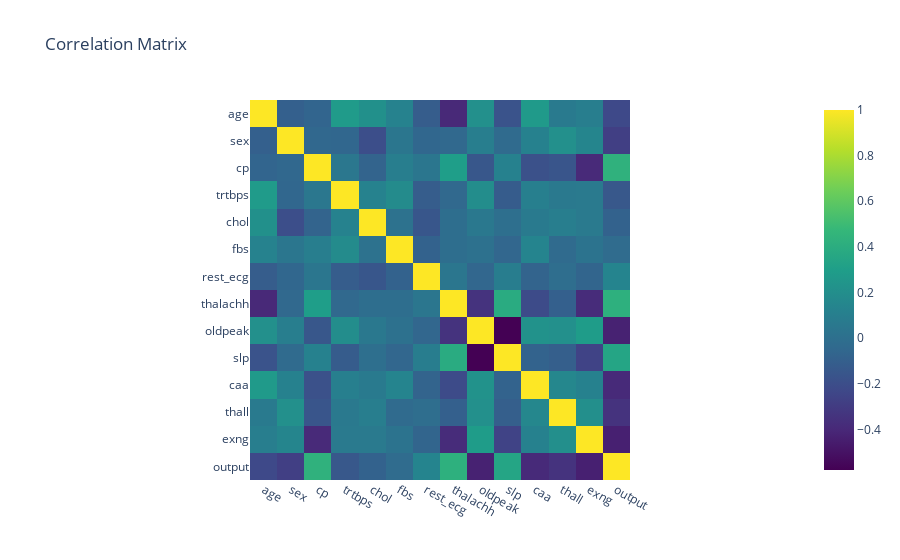

Notebook source saved alongside this figure:
### Code cell
# imports
import csv
import os
import pandas as pd
import numpy as np
import seaborn as sns
import warnings
import matplotlib
import matplotlib.pyplot as plt
import plotly
import plotly.express as px
from sklearn import preprocessing
from sklearn.preprocessing import LabelEncoder
from sklearn.preprocessing import StandardScaler 
from sklearn.model_selection import train_test_split
from sklearn.model_selection import GridSearchCV
from sklearn.metrics import accuracy_score
from sklearn.ensemble import RandomForestRegressor
from sklearn.ensemble import RandomForestClassifier
from sklearn.svm import SVC
import requests
warnings.filterwarnings("ignore")


# Load the data & various visualizations & checks
heartds = pd.read_csv('https://raw.githubusercontent.com/orionmc/dspp_s2/937d852254a4d186dccfee6be91e48fd885b512f/heart0.csv')

heartds.head()
heartds.info()
heartds[heartds.duplicated()]
heartds.describe()
# heartds.describe().T # matrix rotated 90 degrees

# pick suitable colour for the plot and draw the correlation plot
fig = px.imshow(heartds.corr(),title="Correlation Matrix",color_continuous_scale="viridis")
fig.show()

# Numerical correlation matrix
numeric_corr_matrix = heartds.corr()
print(numeric_corr_matrix.to_string())

# Graph distribution & linearity of the variables
plt.figure(figsize=(15,10))
for i,col in enumerate(heartds.columns[:-2],1):
    plt.subplot(4,3,i)
    plt.title(f"Distribution of {col} Data")
    sns.histplot(heartds[col],kde=True)
    plt.tight_layout()
    plt.plot()

# Numeric & Categorical Variables
numeric_var = ["age", "trtbps", "chol", "thalachh", "oldpeak"]
categoric_var = ["sex", "cp", "fbs", "rest_ecg", "exng", "slp", "caa", "thall", "output"]
numeric_var.append("output")

numeric_axis_name = ["Age of the patient", "Resting Blood Pressure", "Cholestrol", "Max HR", "Oldpeak"]
zipped_list_for_numeric = list(zip(numeric_var, numeric_axis_name))

categoric_axis_name = ["Gender", "Chest Pain Type", "Fasting Blood Sugar", "Resting Electrocardiographic Results",
                       "Exercise Induced Angina", "Slope of the ST Segment", "Number of Major Vessels", "Thall", "Output"]
zipped_list_for_categoric = list(zip(categoric_var, categoric_axis_name))

title_font = {"family": "arial", "color": "darkred", "weight": "bold", "size": 15}
axis_font = {"family": "arial", "color": "darkblue", "weight": "bold", "size": 13}

# Draing graphs for numeric variables
for i,z in zipped_list_for_numeric:
    fig = sns.FacetGrid(heartds[numeric_var], hue = 'output', height = 5, xlim = ((heartds[i].min() - 10), (heartds[i].max() + 10)))
    fig.map(sns.kdeplot, i, shade = True)
    #graph.map(sns.histplot, i, bins=10) # different visualisation if needed
    fig.add_legend()
    
    plt.title(i, fontdict = title_font)
    plt.xlabel(z, fontdict = axis_font)
    plt.ylabel("Density", fontdict = axis_font)
    
    plt.tight_layout()
    plt.show()
# Drawing graphs for categorical variables
for i,z in zipped_list_for_categoric:
    plt.figure(figsize = (8, 5))
    sns.countplot(x = i, data = heartds[categoric_var], hue = "output")
    
    plt.title(i + " - output", fontdict = title_font)
    plt.xlabel(z, fontdict = axis_font)
    plt.ylabel("Output", fontdict = axis_font)
    
    plt.tight_layout()
    plt.show()

# Data Preprocessing
x = heartds.iloc[:, 1:-1].values
y = heartds.iloc[:, -1].values
# print(x,y)

# Splitting the dataset into training and testing dataset 20%-80%
x_train, x_test, y_train, y_test = train_test_split(x, y, test_size= 0.2, random_state=42)

# Feature Scaling
scaler = StandardScaler()
x_train = scaler.fit_transform(x_train)
x_test = scaler.transform(x_test)
# x_train,x_test

# Random Forest
model = RandomForestRegressor(n_estimators = 100, random_state = 0)  
model.fit(x_train, y_train)  
predicted = model.predict(x_test)
print("The accuracy of Random Forest algorithm is:", accuracy_score(y_test, predicted.round())*100, "%")

# Support Vector Classification
model = SVC()
model.fit(x_train, y_train)
predicted = model.predict(x_test)
print("The accuracy of SVC algorithm is: ", accuracy_score(y_test, predicted)*100, "%")

### Figure 1 — Plotly figure (JSON) as saved in the notebook; plotly's stock layout.template omitted (floating-point values rounded to 4 significant figures; data arrays with more than 128 entries replaced by an {"elided": "..."} marker saying what was removed)
{"data": [{"coloraxis": "coloraxis", "hovertemplate": "x: %{x}<br>y: %{y}<br>color: %{z}<extra></extra>", "name": "0", "type": "heatmap", "x": ["age", "sex", "cp", "trtbps", "chol", "fbs", "rest_ecg", "thalachh", "oldpeak", "slp", "caa", "thall", "exng", "output"], "xaxis": "x", "y": ["age", "sex", "cp", "trtbps", "chol", "fbs", "rest_ecg", "thalachh", "oldpeak", "slp", "caa", "thall", "exng", "output"], "yaxis": "y", "z": {"elided": "14x14 float values"}}], "layout": {"coloraxis": {"colorscale": [[0, "#440154"], [0.1111, "#482878"], [0.2222, "#3e4989"], [0.3333, "#31688e"], [0.4444, "#26828e"], [0.5556, "#1f9e89"], [0.6667, "#35b779"], [0.7778, "#6ece58"], [0.8889, "#b5de2b"], [1, "#fde725"]]}, "title": {"text": "Correlation Matrix"}, "xaxis": {"anchor": "y", "constrain": "domain", "domain": [0, 1], "scaleanchor": "y"}, "yaxis": {"anchor": "x", "autorange": "reversed", "constrain": "domain", "domain": [0, 1]}}}
